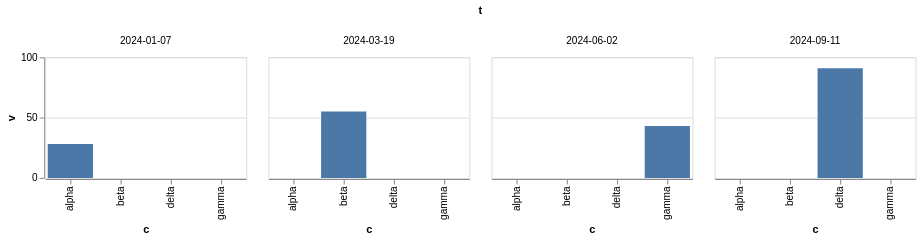

Source (Vega-Lite JSON):
### Vega-Lite specification from a JSON file in a GitHub repository (floating-point values rounded to 4 significant figures)
{"$schema": "https://vega.github.io/schema/vega-lite/v6.json", "width": 200, "height": 120, "data": {"values": [{"c": "alpha", "v": 28, "w": 3, "t": "2024-01-07"}, {"c": "beta", "v": 55, "w": 7, "t": "2024-03-19"}, {"c": "gamma", "v": 43, "w": 5, "t": "2024-06-02"}, {"c": "delta", "v": 91, "w": 9, "t": "2024-09-11"}]}, "mark": "bar", "encoding": {"x": {"field": "c", "type": "nominal"}, "y": {"field": "v", "type": "quantitative"}, "column": {"field": "t", "type": "ordinal", "header": {"titleLimit": 8}}}}
